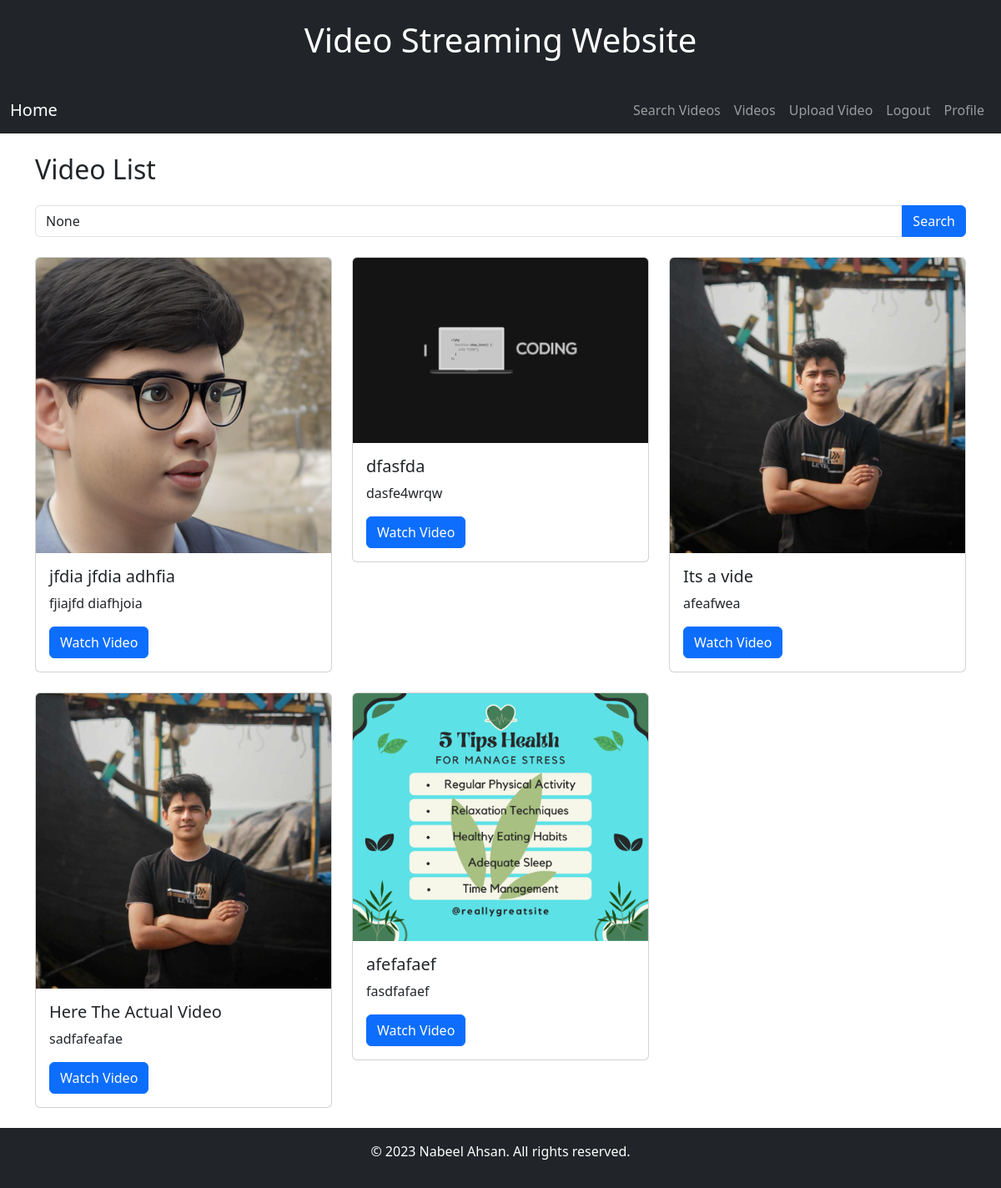
Screenshot of /videos/search/ (signed in) with the database file from the repository.
### VideoSystem/models.py (models this page shows, shortened)
class VideoUpload(models.Model):
    Upload_user = models.ForeignKey(User,on_delete=models.CASCADE,related_name='uploader_name')
    Video_title = models.CharField(max_length = 256,verbose_name="Put Your Video Title")
    Upload_Thumbnail = models.ImageField(upload_to='thumbnails')
    Upload_video = models.FileField(upload_to='videos', null=True, verbose_name="Upload Your Video")
    slug = models.SlugField(max_length = 264,unique=True)
    Video_description = models.CharField(max_length = 1000, verbose_name = "Give a description :")
    Upload_date = models.DateTimeField(auto_now_add=True)

### VideoSystem/views.py (the view)
# urls.py: path('search/',views.Video_search,name='SearchVideo'),
@login_required
def Video_search(request):
    query = request.GET.get('q')
    videos = VideoUpload.objects.all()
    if query:
        videos = videos.filter(Video_title__icontains=query)
    return render(request, 'VideoSystem/search.html', {'videos': videos, 'query': query})

### templates/VideoSystem/search.html (shortened to what this page needs)
{% extends 'base.html' %}
{% block body_block %}
    <h2 class="mb-4">Video List</h2>
    <form method="GET" action="" class="mb-4">
        <div class="input-group">
            <input type="text" class="form-control" placeholder="Search videos..." name="q" value="{{ query }}">
            <button type="submit" class="btn btn-primary">Search</button>
        </div>
    </form>
    <div class="row row-cols-1 row-cols-md-2 row-cols-lg-3 g-4">
        {% for video in videos %}
            <div class="col">
                <div class="card">
                    {% if video.Upload_Thumbnail %}
                        <img src="{{ video.Upload_Thumbnail.url }}" class="card-img-top" alt="{{ video.Video_title }}">
                    {% else %}
                        <img src="/media/profile_pics/default.jpg}" class="card-img-top" alt="Placeholder Thumbnail">
                    {% endif %}
                    <div class="card-body">
                        <h5 class="card-title">{{ video.Video_title }}</h5>
                        <p class="card-text">{{ video.Video_description }}</p>
                        <a href="{% url 'VideoSystem_APP:VideoView' slug=video.slug %}" class="btn btn-primary">Watch Video</a>
                    </div>
                </div>
            </div>
        {% endfor %}
    </div>
{% endblock %}

### templates/base.html (style rules this page uses)
body { display: flex; flex-direction: column; min-height: 100vh; margin: 0; }

### rows the page displays
VideoUpload: Upload_Thumbnail (picture), Video_title "jfdia jfdia adhfia", Video_description "fjiajfd diafhjoia"
VideoUpload: Upload_Thumbnail (picture), Video_title "dfasfda", Video_description "dasfe4wrqw"
VideoUpload: Upload_Thumbnail (picture), Video_title "Its a vide", Video_description "afeafwea"
VideoUpload: Upload_Thumbnail (picture), Video_title "Here The Actual Video", Video_description "sadfafeafae"
VideoUpload: Upload_Thumbnail (picture), Video_title "afefafaef", Video_description "fasdfafaef"
